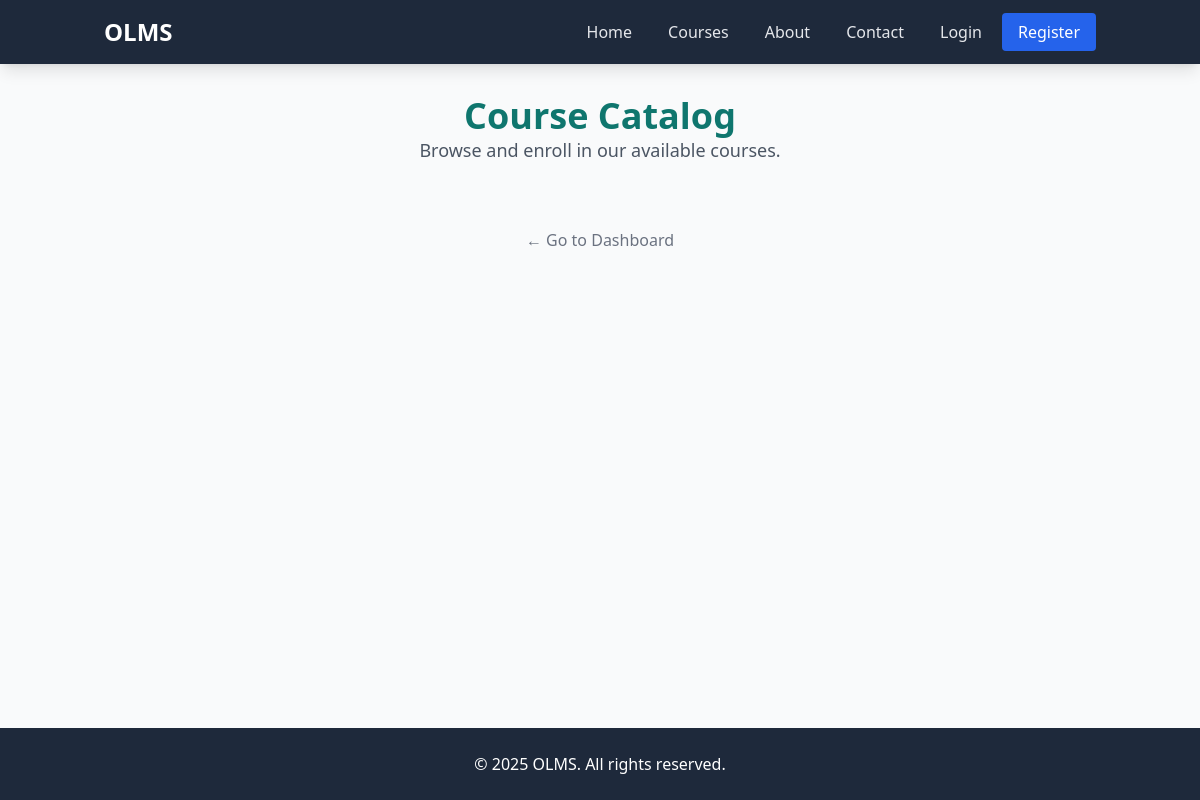
The page /auth/catalog.php on the database as committed earlier.
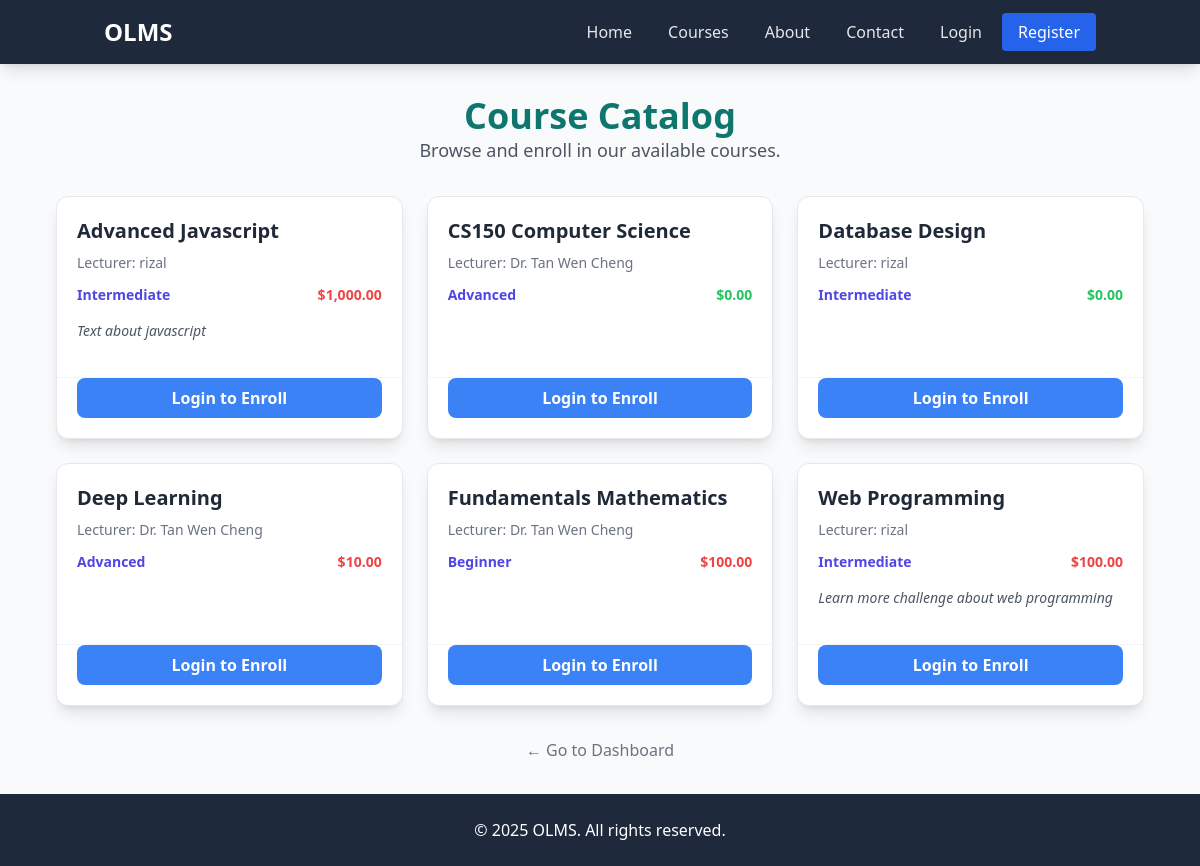
The same page on the database as committed later.
### tables this page shows
CREATE TABLE `courses` (
  `id` int(11) NOT NULL,
  `title` varchar(100) NOT NULL,
  `level` varchar(50) DEFAULT NULL,
  `language` varchar(50) DEFAULT NULL,
  `fee` double(10,2) DEFAULT NULL,
  `lecturer_id` int(11) DEFAULT NULL,
  `description` varchar(500) DEFAULT NULL
);

CREATE TABLE `users` (
  `id` int(11) NOT NULL,
  `name` varchar(100) NOT NULL,
  `email` varchar(100) NOT NULL,
  `password` varchar(255) NOT NULL,
  `role` enum('student','lecturer','admin') NOT NULL DEFAULT 'student',
  `status` enum('pending','active','blocked') NOT NULL DEFAULT 'pending'
);

### auth/catalog.php (the view, shortened to what this page needs)
<?php
include("../header.php");
include("../connection.php");
$user_id = isset($_SESSION['user_id']) ? $_SESSION['user_id'] : null;
$user_role = isset($_SESSION['user_role']) ? $_SESSION['user_role'] : 'guest';
$catalog_query = "
    SELECT
        c.id AS course_id,
        c.title AS course_title,
        c.level,
        c.fee,
        u.name AS lecturer_name,
        e.payment_status,
        c.description
    FROM
        courses c
    JOIN
        users u ON c.lecturer_id = u.id
    LEFT JOIN
        enrollment e ON c.id = e.course_id AND e.user_id = '{$user_id}'
    ORDER BY
        c.title ASC";
$result = mysqli_query($conn, $catalog_query);
?>
<body>
    <div class="container mx-auto p-8 max-w-6xl">
        <header class="mb-8 text-center">
            <h1 class="text-4xl font-extrabold text-teal-700">Course Catalog</h1>
            <p class="text-lg text-gray-600">Browse and enroll in our available courses.</p>
        </header>
        <section id="course-list">
            <div class="grid grid-cols-1 md:grid-cols-2 lg:grid-cols-3 gap-6">
                <?php while ($row = mysqli_fetch_assoc($result)): ?>
                    <?php
                        $is_paid = ($row['payment_status'] === 'paid');
                        $is_pending = ($row['payment_status'] === 'pending');
                    ?>
                    <div class="bg-white border border-gray-200 rounded-xl shadow-lg hover:shadow-xl transition flex flex-col justify-between">
                        <div class="p-5">
                            <h3 class="text-xl font-bold text-gray-800 mb-2"><?php echo htmlspecialchars($row['course_title']); ?></h3>
                            <p class="text-sm text-gray-500 mb-3">Lecturer: <?php echo htmlspecialchars($row['lecturer_name']); ?></p>
                            <div class="flex justify-between text-sm mb-4">
                                <span class="text-indigo-600 font-semibold"><?php echo htmlspecialchars($row['level']); ?></span>
                                <span class="font-bold <?php echo ($row['fee'] > 0) ? 'text-red-500' : 'text-green-500'; ?>">
                                    $<?php echo number_format($row['fee'], 2); ?>
                                </span>
                            </div>
                            <p class="text-gray-600 text-sm italic mb-4"><?php echo htmlspecialchars($row['description']); ?></p>
                        </div>
                        <div class="p-5 pt-0 border-t border-gray-100">
                            <?php if ($user_role === 'guest'): ?>
                                <a href="./login.php" class="w-full bg-blue-500 text-white font-bold py-2 px-4 rounded-lg text-center block hover:bg-blue-600">
                                    Login to Enroll
                                </a>
                            <?php elseif ($user_role !== 'student'): ?>
                                <button disabled class="w-full bg-gray-300 text-gray-700 font-bold py-2 px-4 rounded-lg">
                                    Accessing as Lecturer/Admin
                                </button>
                            <?php elseif ($is_paid): ?>
                                <a href="./course_view.php?id=<?php echo $row['course_id']; ?>" class="w-full bg-green-500 text-white font-bold py-2 px-4 rounded-lg text-center block hover:bg-green-600">
                                    Go to Course
                                </a>
                            <?php elseif ($is_pending): ?>
                                <a href="./payment.php?course_id=<?php echo $row['course_id']; ?>" class="w-full bg-red-500 text-white font-bold py-2 px-4 rounded-lg text-center block hover:bg-red-600">
                                    Complete Payment
                                </a>
                            <?php else: ?>
                                <a href="./enroll_course.php?course_id=<?php echo $row['course_id']; ?>" class="w-full bg-teal-500 text-white font-bold py-2 px-4 rounded-lg text-center block hover:bg-teal-600">
                                    Enroll Now
                                </a>
                            <?php endif; ?>
                        </div>
                    </div>
                <?php endwhile; ?>
            </div>
        </section>
        <div class="mt-8 text-center">
             <a href="./dashboard.php" class="text-gray-500 hover:text-gray-700 font-medium">← Go to Dashboard</a>
        </div>
    </div>
</body>
</html>
<?php include("../footer.php"); ?>

Rows that differ between the two databases and show on the page:
added courses: title "Advanced Javascript", lecturer.name "rizal", level "Intermediate", fee "1,000.00", description "Text about javascript"
added courses: title "CS150 Computer Science", lecturer.name "Dr. Tan Wen Cheng", level "Advanced", fee "0.00"
added courses: title "Database Design", lecturer.name "rizal", level "Intermediate", fee "0.00"
added courses: title "Deep Learning", lecturer.name "Dr. Tan Wen Cheng", level "Advanced", fee "10.00"
added courses: title "Fundamentals Mathematics", lecturer.name "Dr. Tan Wen Cheng", level "Beginner", fee "100.00"
added courses: title "Web Programming", lecturer.name "rizal", level "Intermediate", fee "100.00", description "Learn more challenge about web programming"
